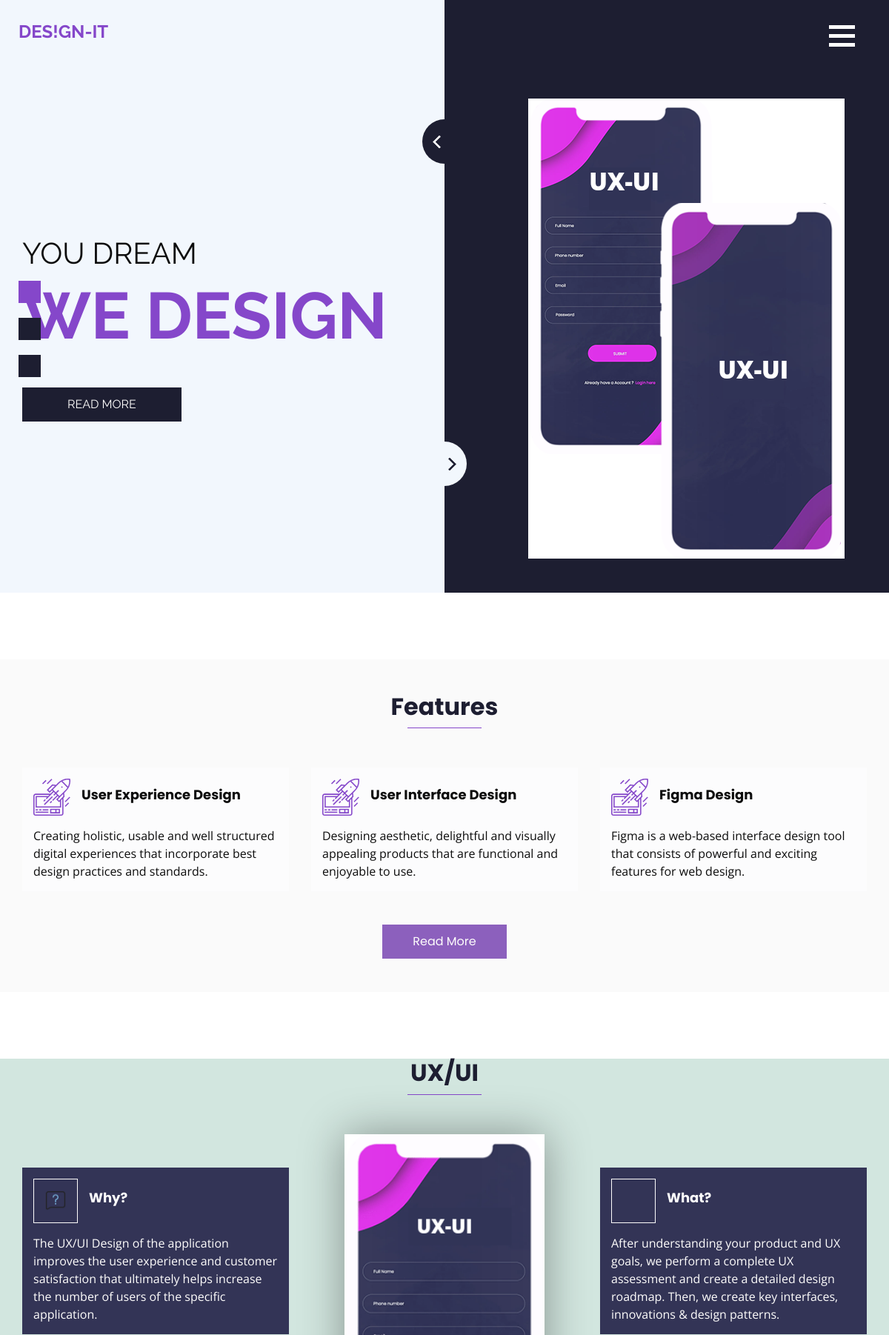
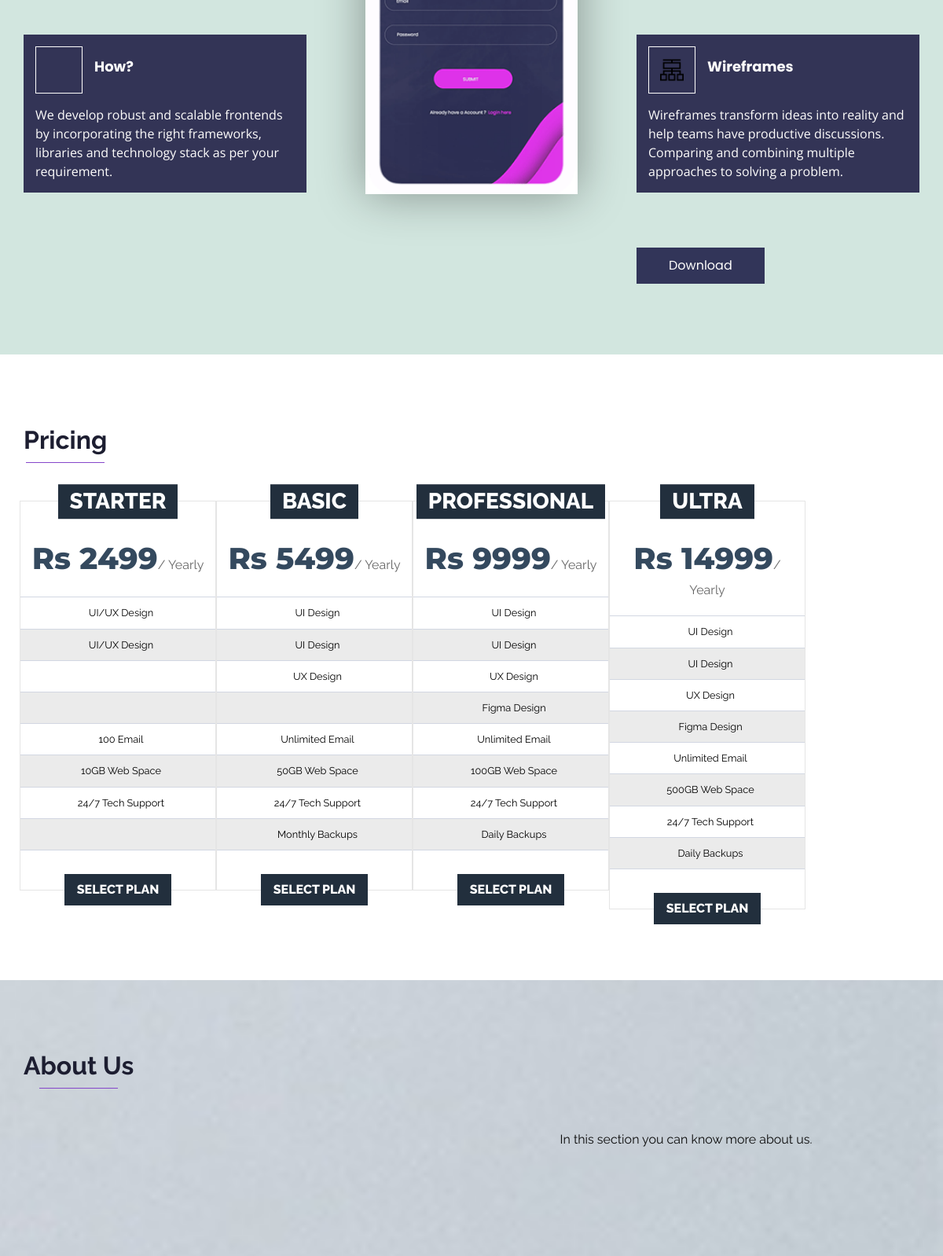
The page / (upper part) on the database its author committed (2 pictures, top to bottom).
### tables this page shows
CREATE TABLE `feature` (
  `id` int(11) NOT NULL,
  `title` text NOT NULL,
  `content` text NOT NULL
);

CREATE TABLE `price` (
  `id` int(11) NOT NULL,
  `title` text NOT NULL,
  `price` int(11) NOT NULL,
  `des1` text NOT NULL,
  `des2` text NOT NULL,
  `des3` text NOT NULL,
  `des4` text NOT NULL,
  `des5` text NOT NULL,
  `des6` text NOT NULL,
  `des7` text NOT NULL
);

### index.php (the view, shortened to what this page needs)
<?php
require_once ("admin/connection.php");
 $sql = "SELECT * from `price`";
 $fire = $connect->query($sql);
  $sql2 = "SELECT * from `feature`";
 $fire2 = $connect->query($sql2);
?>
<!DOCTYPE html>
<html>
<head>
  <link rel="stylesheet" type="text/css" href="https://cdnjs.cloudflare.com/ajax/libs/OwlCarousel2/2.1.3/assets/owl.carousel.min.css" />
  <link rel="stylesheet" type="text/css" href="css/bootstrap.css" />
  <link href="css/style.css" rel="stylesheet" />
  <link href="css/responsive.css" rel="stylesheet" />
  <link href="mypricing.css" rel="stylesheet" />
</head>
<body>
  <div class="hero_area">
    <?php
    include ('header.php');
    ?>
    <section class=" slider_section position-relative">
      <div class="container">
        <div class="row">
          <div class="col-md-7">
            <div class="detail-box">
              <h2>
                You Dream
              </h2>
              <h1>
              We Design
              </h1>
              <div>
                <a href="">
                  Read More
                </a>
              </div>
            </div>
          </div>
          <div class="col-md-5">
            <div id="carouselExampleIndicators" class="carousel slide" data-ride="carousel">
              <ol class="carousel-indicators">
                <li data-target="#carouselExampleIndicators" data-slide-to="0" class="active"></li>
                <li data-target="#carouselExampleIndicators" data-slide-to="1"></li>
                <li data-target="#carouselExampleIndicators" data-slide-to="2"></li>
              </ol>
              <div class="carousel-inner">
                <div class="carousel-item active">
                  <div class="img-box">
                    <img src="images/img-slide1.png" alt="" />
                  </div>
                </div>
              </div>
              <a class="carousel-control-prev" href="#carouselExampleIndicators" role="button" data-slide="prev">
              </a>
              <a class="carousel-control-next" href="#carouselExampleIndicators" role="button" data-slide="next">
              </a>
            </div>
          </div>
        </div>
      </div>
    </section>
  </div>
  <section class="feature_section layout_padding2 layout_margin">
    <div class="container">
      <div class="heading_container">
        <h2>
          Features
        </h2>
      </div>
    </div>
    <div class="container">
      <div class="row">
        <?php while($feature = mysqli_fetch_assoc($fire2)){ ?>
      <div class="col-md-4">
        <div class="box">
          <div class="head-box">
            <div class="img-box">
            </div>
            <h6>
              <?= $feature['title']?>
            </h6>
          </div>
          <div class="detail-box">
            <p>
              <?= $feature['content']?>
              </p>
          </div>
        </div>
         </div>
      <?php } ?>
      </div>
    </div>
    <div class="d-flex justify-content-center">
      <a href="feature.php">
        Read More
      </a>
    </div>
  </section>
  <section class="download_section layout_padding-bottom">
    <div class="container">
      <div class="heading_container">
        <h2>
          UX/UI
        </h2>
      </div>
      <div class="layout_padding2-top">
        <div class="row">
          <div class="col-md-4">
            <div class="box">
              <div class="head-box">
                <div class="img-box">
                  <img src="images/question.png" alt="" />
                </div>
                <h6>
                  Why?
                </h6>
              </div>
              <div class="detail-box">
                <p>
                  The UX/UI Design of the application improves the user experience and customer satisfaction that ultimately helps increase the number of users of the specific application.
                </p>
              </div>
            </div>
            <div class="box">
              <div class="head-box">
                <div class="img-box">
                </div>
                <h6>
                  How?
                </h6>
              </div>
              <div class="detail-box">
                <p>
                  We develop robust and scalable frontends by incorporating the right frameworks, libraries and technology stack as per your requirement.
                </p>
              </div>
            </div>
          </div>
          <div class="col-md-4">
            <div class="main-img-box">
              <img src="images/download.png" alt="" />
            </div>
          </div>
          <div class="col-md-4">
            <div class="box">
              <div class="head-box">
                <div class="img-box">
                </div>
                <h6>
                  What?
                </h6>
              </div>
              <div class="detail-box">
                <p>
                  After understanding your product and UX goals, we perform a complete UX assessment and create a detailed design roadmap. Then, we create key interfaces, innovations & design patterns.
                </p>
              </div>
            </div>
            <div class="box">
              <div class="head-box">
                <div class="img-box">
                  <img src="images/wireframe.png" alt="" />
                </div>
                <h6>
                  Wireframes
                </h6>
              </div>
              <div class="detail-box">
                <p>
                  Wireframes transform ideas into reality and help teams have productive discussions. Comparing and combining multiple approaches to solving a problem.
              </div>
            </div>
            <div>
              <a href="" class="btn-2">
                Download
              </a>
            </div>
          </div>
        </div>
      </div>
    </div>
  </section>
  <section class="client_section layout_margin">
    <div class="container">
      <div class="heading_container d-flex justify-content-lg-start">
        <h2>
          Pricing
        </h2>
      </div>
      <div class ="row">
        <div class="pricing">
          <div class="snip1214">
            <?php while($price = mysqli_fetch_assoc($fire)) {?>
      <div class="plan">
        <h3 class="plan-title">
          <?= $price['title']?>
        </h3>
        <div class="plan-cost"><span class="plan-price">Rs <?= $price['price']?></span><span class="plan-type">/ Yearly</span></div>
          <ul class="plan-features">
            <li><i class="ion-checkmark"> </i><?= $price['des1']?></li>
            <li><i class="ion-checkmark"> </i><?= $price['des1']?></li>
            <li><i class="ion-checkmark"> </i><?= $price['des2']?></li>
            <li><i class="ion-checkmark"> </i><?= $price['des3']?></li>
            <li><i class="ion-checkmark"> </i><?= $price['des4']?></li>
            <li><i class="ion-checkmark"> </i><?= $price['des5']?></li>
            <li><i class="ion-checkmark"> </i><?= $price['des6']?></li>
            <li><i class="ion-checkmark"> </i><?= $price['des7']?></li>
          </ul>
        <div class="plan-select"><a href="selectplan.php?id= <?= $price['id']?>">Select Plan</a></div>
      </div>
      <?php } ?>
          </div>
          </div>
      </div>
    </div>
    </section>
  <section class="about_section layout_padding">
    <div class="container">
      <div class="heading_container d-flex justify-content-lg-start">
        <h2>
          About Us
        </h2>
      </div>
      <div class="layout_padding2-top">
        <div class="row">
          <div class="col-md-5">
            <div class="detail-box b-1">
            </div>
          </div>
          <div class="col-md-5">
            <div class="detail-box b-2">
              <p>
                In this section you can know more about us.
              </p>
            </div>
          </div>
        </div>
      </div>
    </div>
  </section>
</body>
</html>

### header.php (shortened to what this page needs)
<header class="header_section">
      <div class="container-fluid">
        <nav class="navbar navbar-expand-lg custom_nav-container">
          <a class="navbar-brand" href="homepage.php">
            <span>
              DES!GN-IT
            </span>
          </a>
          <div class="navbar-collapse" id="">
            <div class="custom_menu-btn">
              <button onclick="openNav()">
                <span class="s-1"> </span>
                <span class="s-2"> </span>
                <span class="s-3"> </span>
              </button>
            </div>
          </div>
        </nav>
      </div>
    </header>

### css/responsive.css (style rules this page uses)
@media (min-width: 1200px) { .container { max-width: 1170px; } }

### mypricing.css (style rules this page uses)
.snip1214 { font-family: 'Raleway', Arial, sans-serif; color: #000000; text-align: center; font-size: 16px; width: 100%; max-width: 1000px; margin: 40px 10px; }
.snip1214 .plan { margin: 0; width: 25%; position: relative; float: left; background-color: #ffffff; border: 1px solid rgba(0, 0, 0, 0.1); }
.snip1214 * { -webkit-box-sizing: border-box; box-sizing: border-box; }
.snip1214 .plan-title { position: relative; top: 0; font-weight: 800; padding: 5px 15px; margin: 0 auto; -webkit-transform: translateY(-50%); transform: translateY(-50%); margin: 0; display: inline-block; background-color: #222f3d; color: #ffffff; text-transform: uppercase; }
.snip1214 .plan-cost { padding: 0px 10px 20px; }
.snip1214 .plan-price { font-family: 'Montserrat', Arial, sans-serif; font-weight: 800; font-size: 2.4em; color: #34495e; }
.snip1214 .plan-type { opacity: 0.6; }
.snip1214 .plan-features { padding: 0; margin: 0; text-align: center; list-style: outside none none; font-size: 0.8em; }
.snip1214 .plan-features li { border-top: 1px solid #d2d7e2; padding: 10px 5%; }
.snip1214 .plan-features li:nth-child(even) { background: rgba(0, 0, 0, 0.08); }
.snip1214 .plan-select { border-top: 1px solid #d2d7e2; padding: 10px 10px 0; }
.snip1214 .plan-select a { background-color: #222f3d; color: #ffffff; text-decoration: none; padding: 0.5em 1em; -webkit-transform: translateY(50%); transform: translateY(50%); font-weight: 800; text-transform: uppercase; display: inline-block; }

### rows shown on the page
feature: title "User Experience Design", content "Creating holistic, usable and well structured digital experiences that incorporate best design practices and standards."
feature: title "User Interface Design", content "Designing aesthetic, delightful and visually appealing products that are functional and enjoyable to use."
feature: title "Figma Design", content "Figma is a web-based interface design tool that consists of powerful and exciting features for web design."
price: title "STARTER", price "2499", des1 "UI/UX Design", des4 "100 Email", des5 "10GB Web Space", des6 "24/7 Tech Support"
price: title "BASIC", price "5499", des1 "UI Design", des2 "UX Design", des4 "Unlimited Email", des5 "50GB Web Space", des6 "24/7 Tech Support", des7 "Monthly Backups"
price: title "PROFESSIONAL", price "9999", des1 "UI Design", des2 "UX Design", des3 "Figma Design", des4 "Unlimited Email", des5 "100GB Web Space", des6 "24/7 Tech Support", des7 "Daily Backups"
price: title "ULTRA", price "14999", des1 "UI Design", des2 "UX Design", des3 "Figma Design", des4 "Unlimited Email", des5 "500GB Web Space", des6 "24/7 Tech Support", des7 "Daily Backups"
